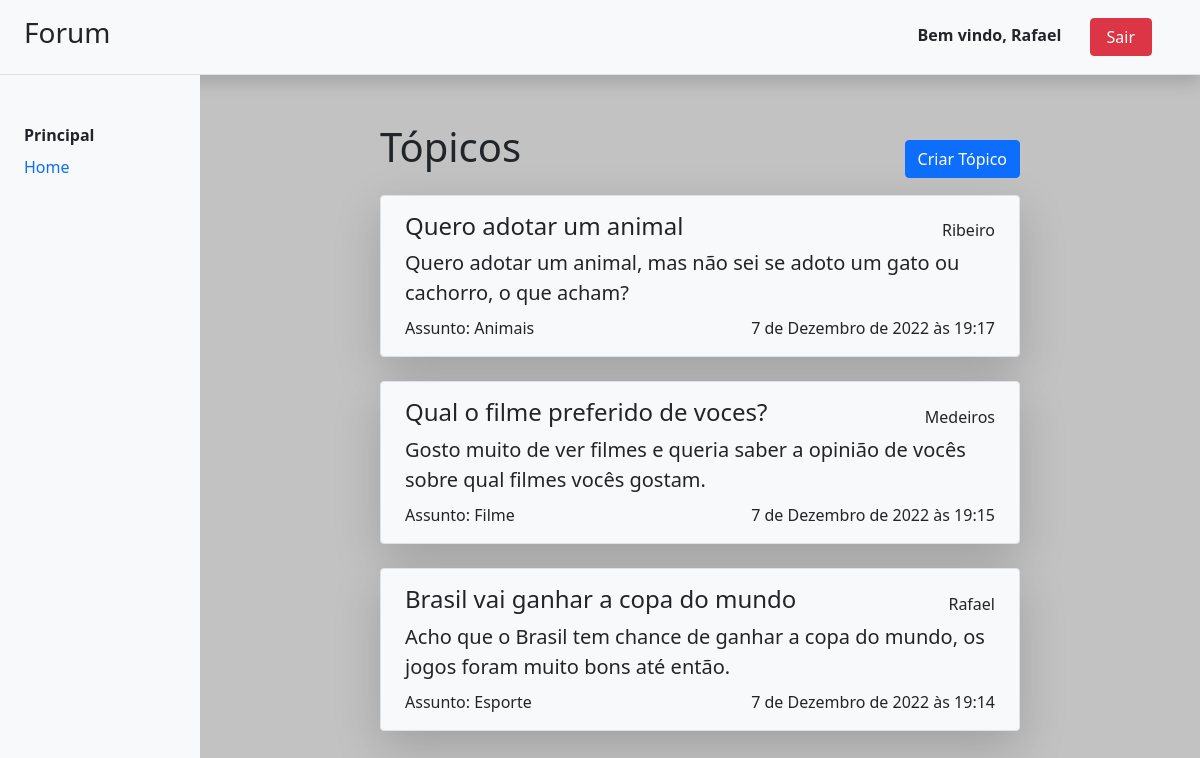
The page /topicos (signed in) on the database its author committed.
### forum/models.py (models this page shows, shortened)
class Topic(models.Model):
    title = models.CharField(
        max_length=100, help_text='Entre o Título', unique=True, verbose_name='Título')
    description = models.TextField(
        help_text='Entre a Descrição', verbose_name='Descrição')
    author = models.ForeignKey(
        User, on_delete=models.CASCADE)
    date = models.DateTimeField(
        default=django.utils.timezone.now
    )
    tags = TaggableManager()

### forum/views.py (the view)
# urls.py: path('topicos', views.TopicListView.as_view(), name='topics-list'),
class TopicListView(View):
    def get(self, request, *args, **kwargs):
        topics = Topic.objects.order_by('-date')
        tags = Tag.objects.all()
        context = { 'topics': topics, 'tags': tags }
        return render(request, 'forum/pages/topicsList.html', context)

### forum/templates/forum/pages/topicsList.html (shortened to what this page needs)
{% extends 'forum/pages/base.html' %}
{% load static %}
{% block content %}
<div class="d-flex justify-content-between align-items-center">
    <h1 class="text-dark mb-4">Tópicos</h1>
    <a href="{% url 'forum:topics-register' %}" class="btn btn-primary">Criar Tópico</a>
</div>
{% for topic in topics %}
{% include "forum/components/topicBox.html" with topic=topic %}
{% empty %}
<p>Ainda Não há Tópicos cadastrados</p>
{% endfor %}
{% endblock %}

### forum/templates/forum/pages/base.html (shortened to what this page needs)
{% load static %}
<!DOCTYPE html>
<html>
<head>
    <link href="{% static 'forum/css/pages/base.css' %}" rel="stylesheet">
    <link href="https://cdn.jsdelivr.net/npm/bootstrap@5.0.2/dist/css/bootstrap.min.css" rel="stylesheet">
</head>
<body class="container-fluid background">
    <div class="row bg-light border-bottom shadow py-3 align-items-center">
        <div class="h3 col-auto col-md-3 col-xl-2 d-flex align-items-center px-4">
            Forum
        </div>
        <div class="col d-flex px-5 justify-content-end">
            {% if not user.is_authenticated %}
            <div>
                <a href="{% url 'forum:user-register' %}" class="btn btn-outline-primary px-4">Cadastrar-se</a>
                <a href="/login" class="btn btn-primary px-5">Entrar</a>
            </div>
            {% else %}
            <div>
                <span class="fw-bold mx-4">Bem vindo, {{user.username}}</span>
                <a href="/logout" class="btn btn-danger px-3">Sair</a>
            </div>
            {% endif %}
        </div>
    </div>
    <div class="row flex-nowrap">
        <aside class="col-auto col-md-3 col-xl-2 bg-light h-aside pt-5 px-0">
            <ul class="nav flex-column mb-sm-auto mb-0 align-items-center align-items-sm-start" id="menu">
                <p class="fw-bolder px-4">Principal</p>
                <li class="item nav-item d-block w-100">
                    <a href="/" class="nav-link px-4">Home</a>
                </li>
            </ul>
        </aside>
        <main class="col py-5 mh-content p-content overflow-scroll">
            {% block content %}
            {% endblock %}
        </main>
    </div>
</body>
</html>

### forum/templates/forum/components/topicBox.html
{% load static %}
<link rel="stylesheet" href="{% static 'forum/css/components/topicBox.css' %}">
<a href="{% url 'forum:topics-detail' pk=topic.id %}" class="topic-box d-block bg-light border rounded shadow-lg text-decoration-none text-dark mb-4 px-4 py-3">
    <div class=" d-flex justify-content-between align-items-center">
        <span class="h4 text-bold">{{ topic.title }}</span>
        <span class="text-bold">{{ topic.author }}</span>
    </div>
    <div class="lead">
        <p>{{ topic.description }}</p>
    </div>
    <div class="d-flex justify-content-between align-items-center mt-2">
        <div>
            {% for tag in topic.tags.all %}
            <span>Assunto: {{ tag }}</span>
            {% endfor %}
        </div>
        <p>{{ topic.date }}</p>
    </div>
</a>

### forum/static/forum/css/pages/base.css (style rules this page uses)
html, body { height: 100%; }
p { margin: 0 !important; padding: 0 !important; }
.p-content { padding-left: 180px !important; padding-right: 180px !important; }
.h-aside { height: calc(100vh - 74.6px) !important; }
.mh-content { max-height: calc(100vh - 74.6px) !important; }
.background { background-color: rgb(194, 194, 194); }

### rows shown on the page
Topic: title "Quero adotar um animal", author "Ribeiro", description "Quero adotar um animal, mas não sei se adoto um gato ou cachorro, o que acham?", date "7 de Dezembro de 2022 às 19:17"
Tag: name "Animais"
Topic: title "Qual o filme preferido de voces?", author "Medeiros", description "Gosto muito de ver filmes e queria saber a opinião de vocês sobre qual filmes vocês gostam.", date "7 de Dezembro de 2022 às 19:15"
Tag: name "Filme"
Topic: title "Brasil vai ganhar a copa do mundo", author "Rafael", description "Acho que o Brasil tem chance de ganhar a copa do mundo, os jogos foram muito bons até então.", date "7 de Dezembro de 2022 às 19:14"
Tag: name "Esporte"

### other values the page prints
{{ user.username }} "Rafael"
